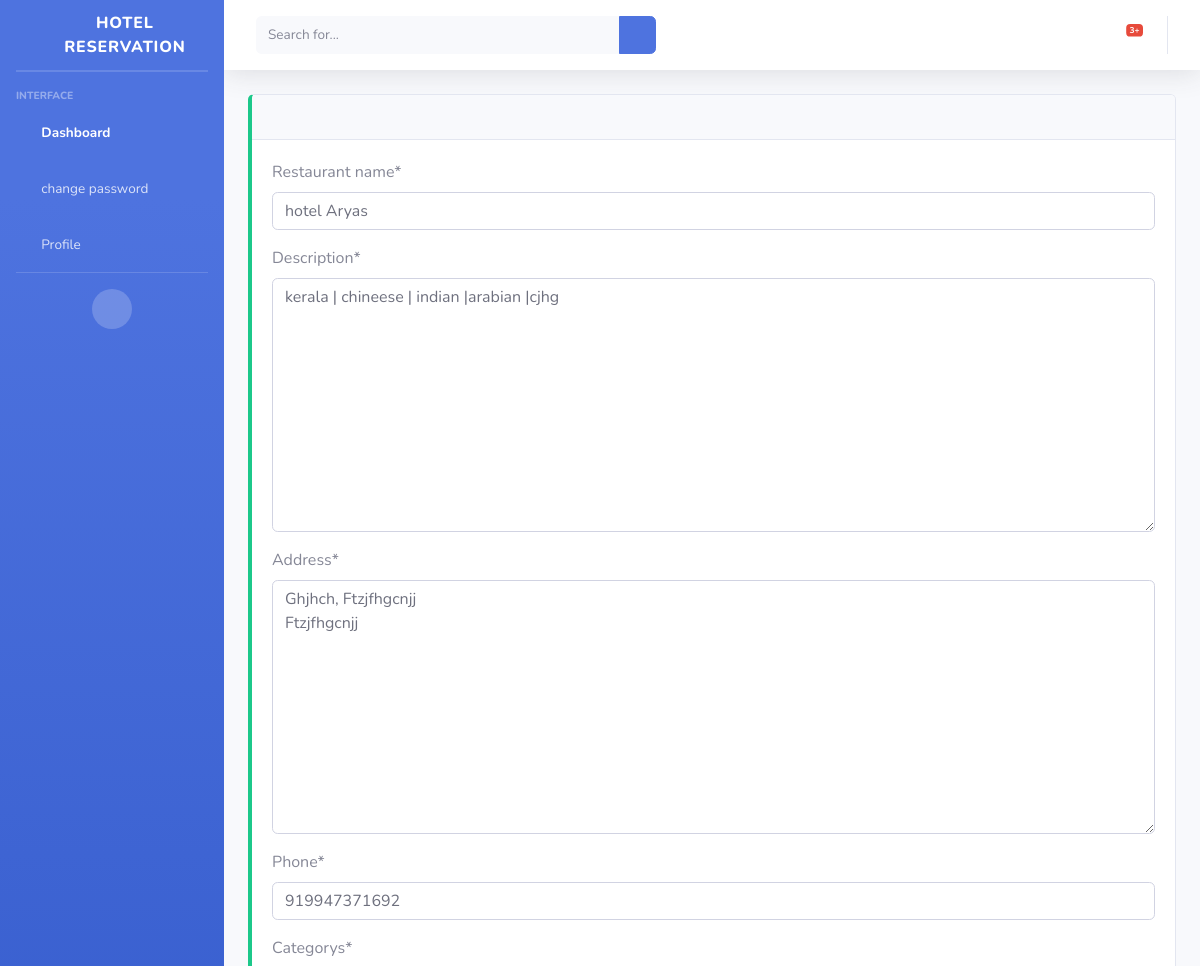
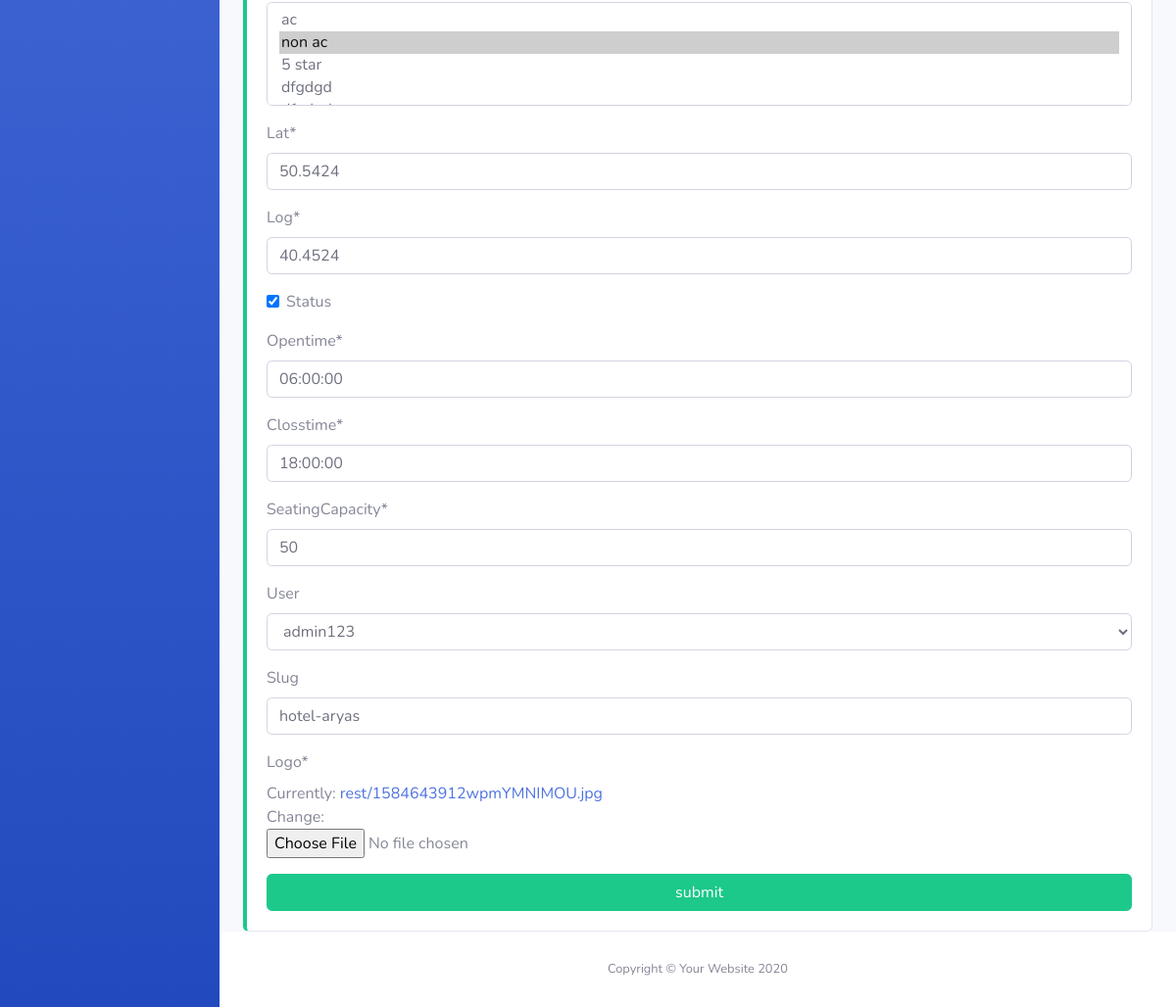
The app's page /restaurant/2, older data (2 pictures, top to bottom).
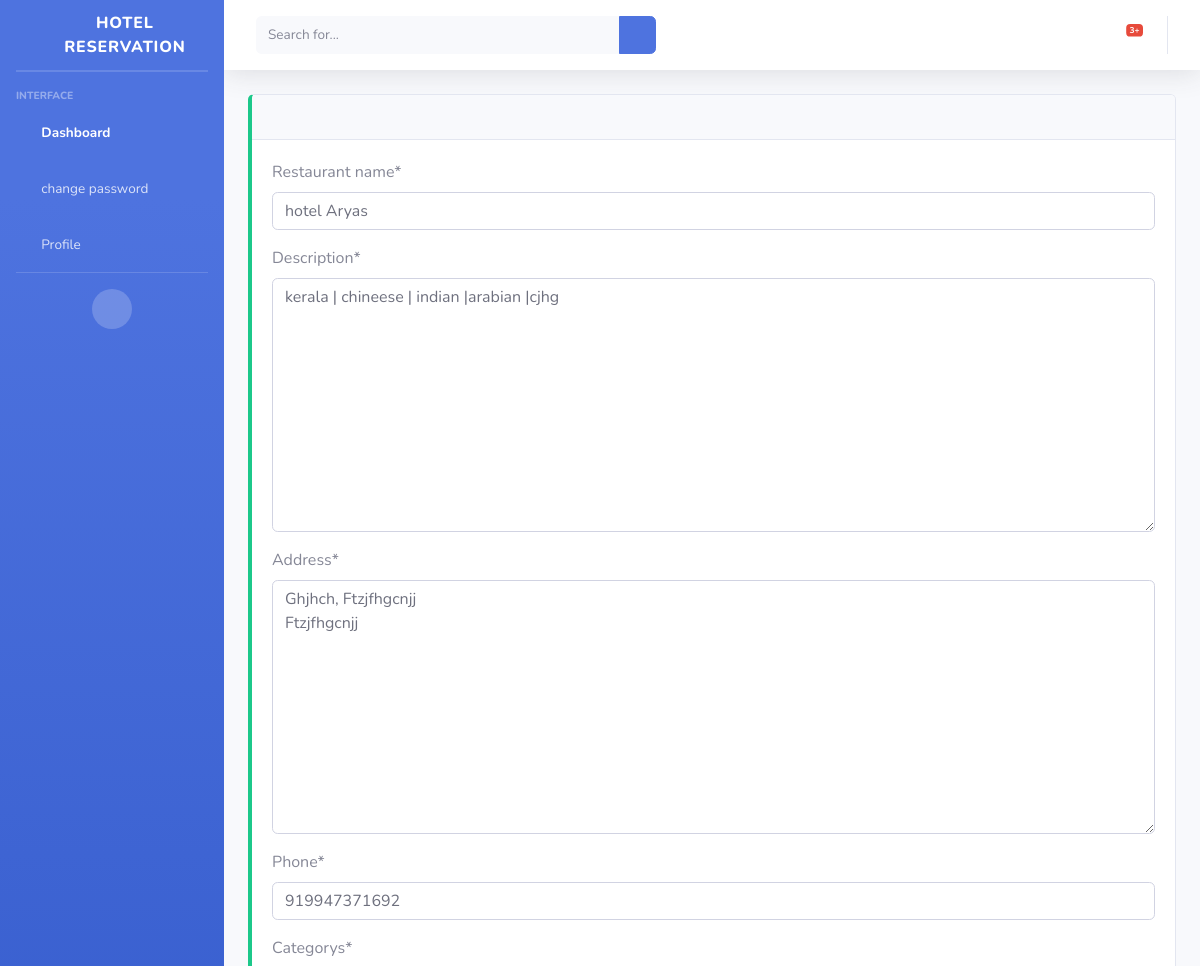
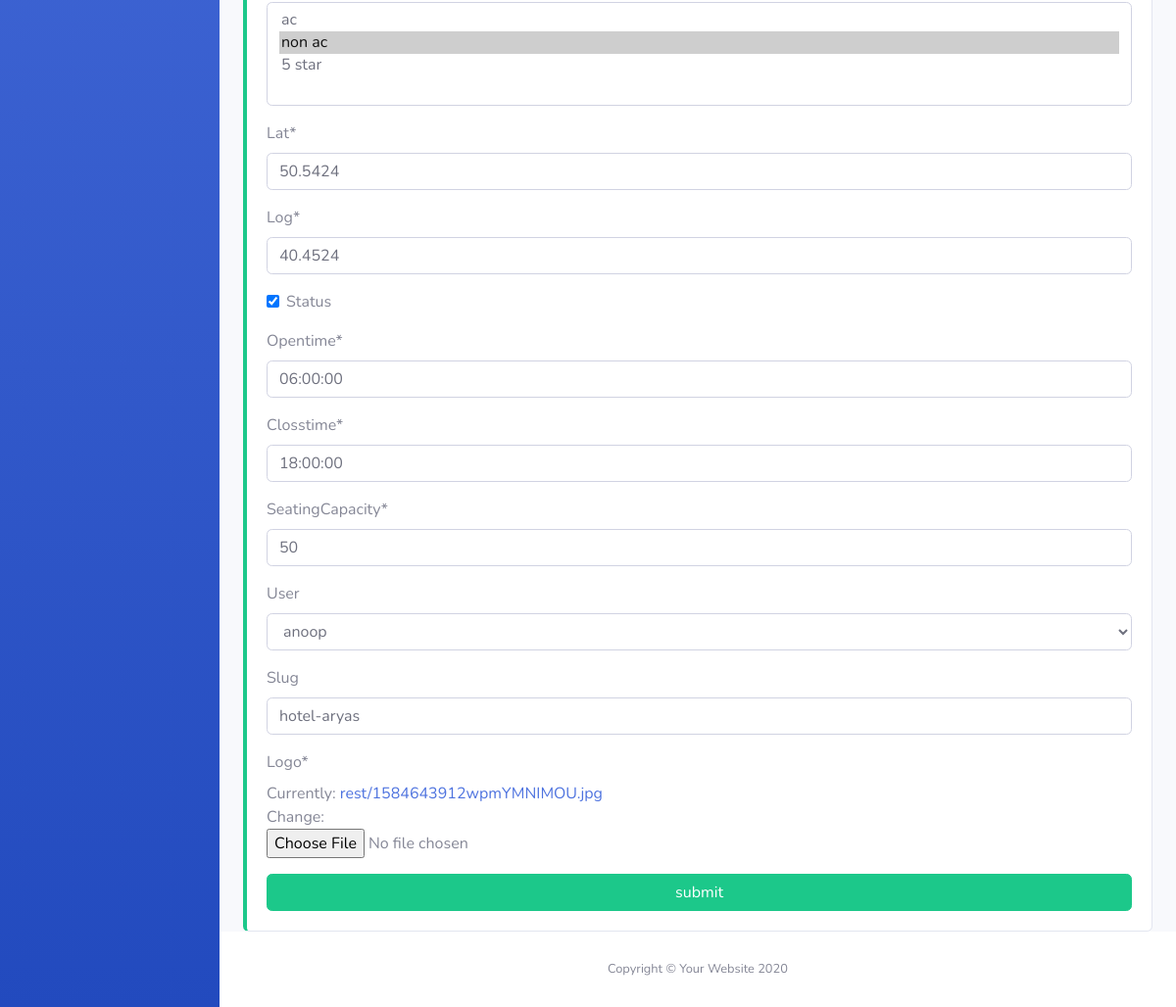
The same page, newer data (2 pictures, top to bottom).
### restaurant/models.py (models this page shows, shortened)
class Restaurant(models.Model):
    name = models.CharField(max_length=100, verbose_name="Restaurant name")
    description = models.TextField()
    address = models.TextField()
    phone = models.CharField(max_length=12)
    categorys = models.ManyToManyField(RestCategory)
    lat = models.FloatField()
    log = models.FloatField()
    status = models.BooleanField(default=False)
    opentime = models.TimeField()
    closstime = models.TimeField()
    seatingCapacity = models.IntegerField()
    user = models.OneToOneField(
        User, on_delete=models.CASCADE, blank=True, null=True)
    slug = models.SlugField(unique=True, blank=True, null=True)
    logo = models.ImageField(upload_to='rest/')

class RestCategory(models.Model):
    name = models.CharField(max_length=10)
    def __str__(self):
        return self.name

### restaurant/views.py (the view)
# urls.py: path('restaurant/<int:pk>', RestaurantUpdate.as_view(), name="restaurantupdate"),
class RestaurantUpdate(UpdateView):
    model = Restaurant
    form_class = RestaurantForm
    template_name = 'form.html'
    success_url = reverse_lazy('restaurant')
    def get_context_data(self, **kwargs):
        context = super().get_context_data(**kwargs)
        return context

### restaurant/forms.py
class RestaurantForm(forms.ModelForm):
    class Meta:
        model = Restaurant
        fields = '__all__'

### customer/templates/form.html (shortened to what this page needs)
{% extends 'base.html' %} {% load crispy_forms_tags %}
 {% block content %}
<form method="post">
  {% csrf_token %} {{ form|crispy }}
  <input type="submit" value="submit" class="btn btn-block btn-success" />
</form>
{% endblock content %}

Row changes from the older to the newer data that the page shows:
changed Restaurant "kerala | chineese | indian |arabian |cjhg": user "admin123" → "anoop"
Text that changed along with them:
form field categorys: "ac / non ac ☑ / 5 star / dfgdgd" → "ac / non ac ☑ / 5 star"
